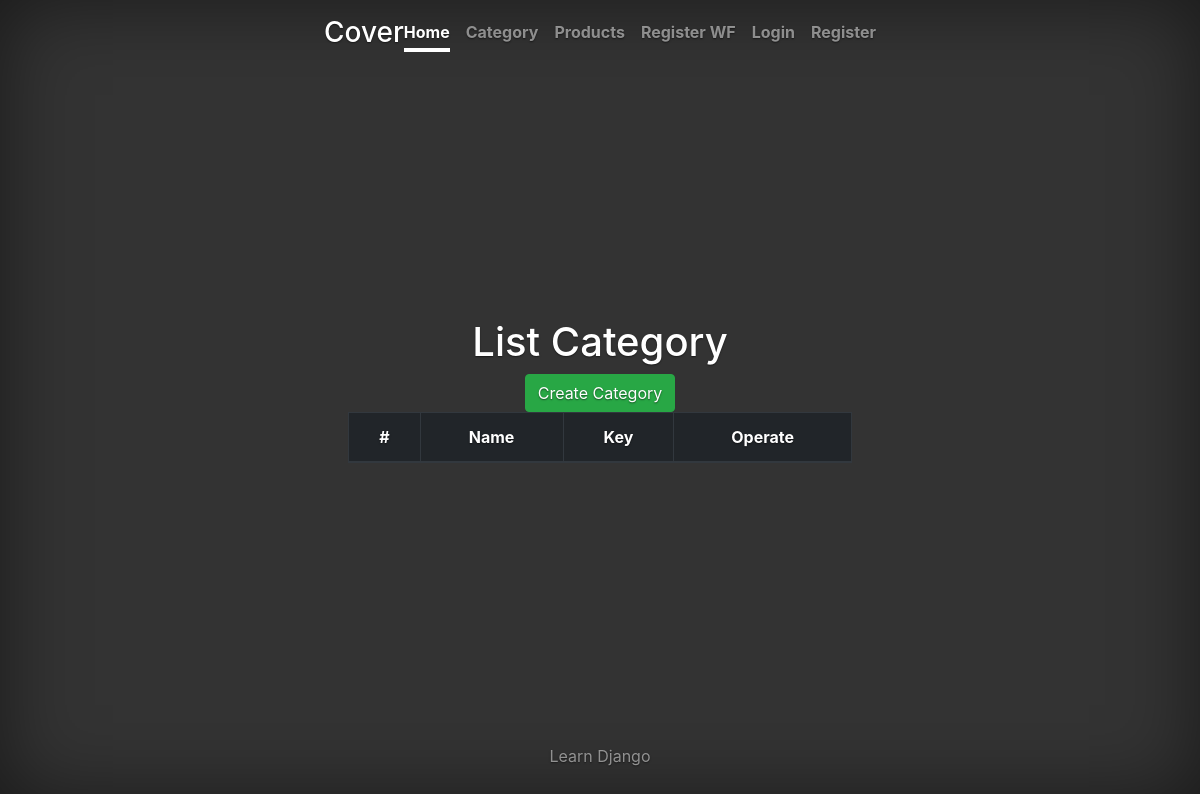
Before: /store/list_category with the older database file.
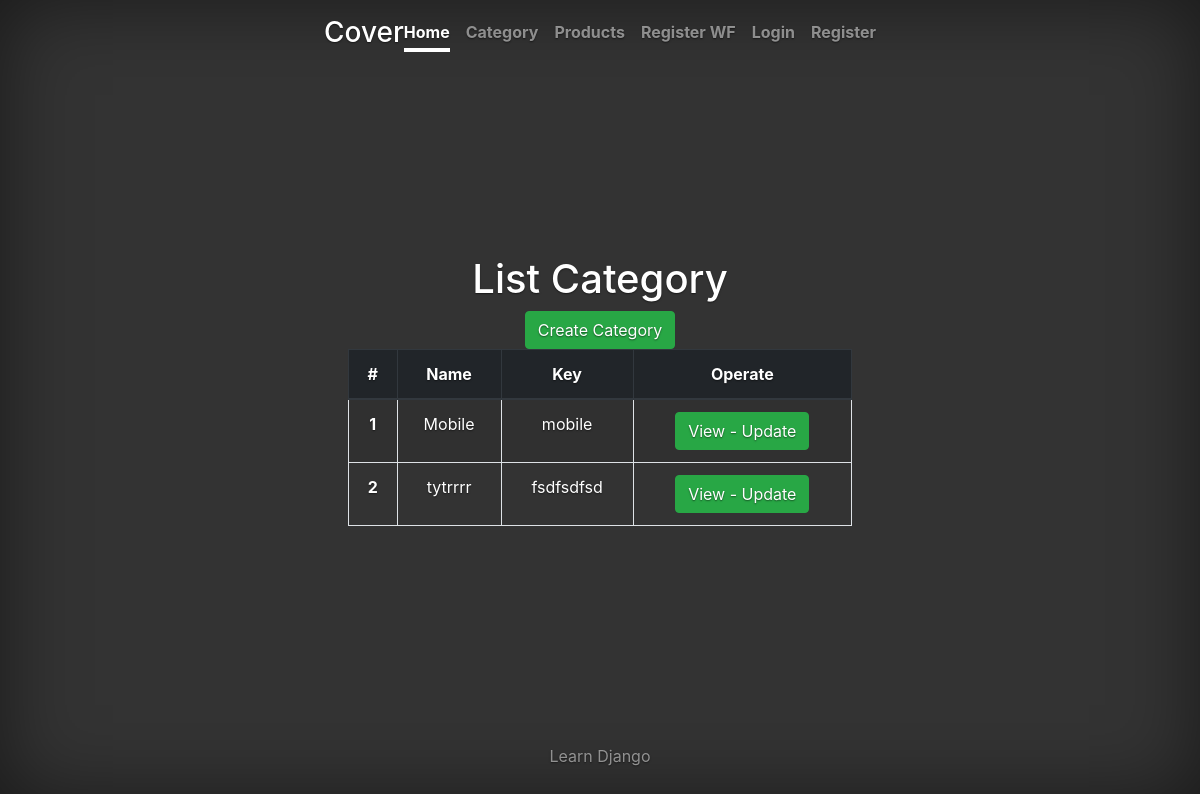
After: the same page with the newer database file.
### store/models.py (models this page shows, shortened)
class Category(models.Model):
    name = models.CharField(max_length=100)
    key = models.CharField(unique=True, max_length=100)
    class Meta:
        verbose_name_plural = "Categories"
        ordering = ["name"]
        verbose_name = "Category"
        db_table = 'category'

### store/views.py (the view)
# urls.py: path('list_category', list_category_view, name='list_category'),
def list_category_view(request):
    user = request.user.groups.filter(name='Admin').exists()
    category = Category.objects.all()
    return render(request, 'list_category.html', {'category': category, 'is_admin': user})

### templates/list_category.html (shortened to what this page needs)
{% extends 'base_layout.html' %}
{% block main %}
    <h1>List Category</h1>
    <a class="btn btn-success" href="{% url 'create_category' %}">
        Create Category
    </a>
    <table class="table table-striped table-hover table-bordered">
        <thead class="thead-dark">
        <tr>
            <th scope="col">#</th>
            <th scope="col">Name</th>
            <th scope="col">Key</th>
            <th scope="col">Operate</th>
        </tr>
        </thead>
        <tbody>
        {% for c in category %}
            <tr>
                <th scope="row">{{ c.id }}</th>
                <td>{{ c.name }}</td>
                <td>{{ c.key }}</td>
                <td>
                    <a class="btn btn-success" href="{% url 'detail_category_view' id=c.id %}">
                        View - Update
                    </a>
                </td>
            </tr>
        {% endfor %}
        </tbody>
    </table>
{% endblock %}

Changed rows visible on the page:
added Category: id "1", name "Mobile", key "mobile"
added Category: id "2", name "tytrrrr", key "fsdfsdfsd"
